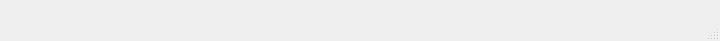
<?xml version="1.0" encoding="UTF-8"?>
<ui version="4.0">
 <class>OtherWindow</class>
 <widget class="QMainWindow" name="OtherWindow">
  <property name="geometry">
   <rect>
    <x>0</x>
    <y>0</y>
    <width>720</width>
    <height>41</height>
   </rect>
  </property>
  <property name="windowTitle">
   <string>MainWindow</string>
  </property>
  <widget class="QWidget" name="centralwidget"/>
  <widget class="QStatusBar" name="statusbar"/>
 </widget>
 <resources/>
 <connections/>
</ui>
